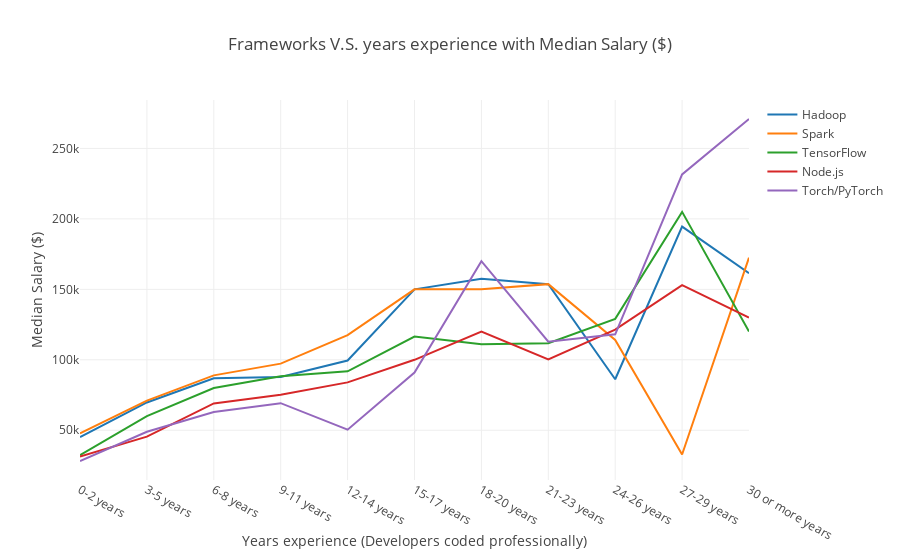

Write notebook code for a chart like this one.
### Markdown cell above
34% data scientist have been professionally codeing for 0-2 years 
28% data scientist have been professionally codeing for 3-5 years 
13% data scientist have been professionally codeing for 6-8 years 
Most data scientists, professionally writing code for no more than 5 years

### Code cell
#plot farmework vs year exerience with median salary
df = stack_dm_data.set_index(['YearsCodingProf','ConvertedSalary']).FrameworkWorkedWith.str.split(';', expand=True).stack().reset_index(['YearsCodingProf','ConvertedSalary'])
df.columns = ['YearsCodingProf','Salary','Framework']
df['YearsCodingProf'] = df['YearsCodingProf'].astype('category')
df['YearsCodingProf'].cat.reorder_categories(['0-2 years','3-5 years','6-8 years', '9-11 years', '12-14 years', '15-17 years', '18-20 years', 
                                            '21-23 years',  '24-26 years','27-29 years', '30 or more years'], inplace=True)
gndr = [ 'Hadoop', 'Spark', 'TensorFlow', 'Node.js','Torch/PyTorch']
fig = {
    'data': [
        {
            'x': df[df['Framework']==gr].groupby('YearsCodingProf').agg({'Salary' : 'median'}).sort_values(by = 'YearsCodingProf').reset_index()['YearsCodingProf'],
            'y': df[df['Framework']==gr].groupby('YearsCodingProf').agg({'Salary' : 'median'}).sort_values(by = 'YearsCodingProf').reset_index()['Salary'],
            'name': gr, 'mode': 'lines',
        } for gr in gndr
    ],
    'layout': {
        'title' : 'Frameworks V.S. years experience with Median Salary ($)',
        'xaxis': {'title': 'Years experience (Developers coded professionally)'},
        'yaxis': {'title': "Median Salary ($)"}
    }
}
py.iplot(fig)

### Figure 1 — Plotly figure (JSON) as saved in the notebook; plotly's stock layout.template omitted (floating-point values rounded to 4 significant figures)
{"data": [{"mode": "lines", "name": "Hadoop", "type": "scatter", "uid": "e0f13804-a0d5-4c55-9754-fb7dea4e1c22", "x": ["0-2 years", "3-5 years", "6-8 years", "9-11 years", "12-14 years", "15-17 years", "18-20 years", "21-23 years", "24-26 years", "27-29 years", "30 or more years"], "y": [45140.0, 69726, 86890.0, 87810.0, 99515, 150000, 157500, 153700.0, 86200.0, 194500, 161496]}, {"mode": "lines", "name": "Spark", "type": "scatter", "uid": "23a9c663-7672-4047-bfa3-e09d4b25365b", "x": ["0-2 years", "3-5 years", "6-8 years", "9-11 years", "12-14 years", "15-17 years", "18-20 years", "21-23 years", "24-26 years", "27-29 years", "30 or more years"], "y": [47736, 71000, 88960.0, 97268, 117600.0, 150000, 150000, 153700.0, 114052, 32810.0, 172500]}, {"mode": "lines", "name": "TensorFlow", "type": "scatter", "uid": "a4daaa2b-997e-4df9-a5a7-e116028aa2ac", "x": ["0-2 years", "3-5 years", "6-8 years", "9-11 years", "12-14 years", "15-17 years", "18-20 years", "21-23 years", "24-26 years", "27-29 years", "30 or more years"], "y": [32316, 59990, 79990.0, 88314, 91791, 116534, 111000, 111709, 129052, 205000, 120000]}, {"mode": "lines", "name": "Node.js", "type": "scatter", "uid": "ae4c05dd-8491-4bdd-a70d-e17b2d2e834d", "x": ["0-2 years", "3-5 years", "6-8 years", "9-11 years", "12-14 years", "15-17 years", "18-20 years", "21-23 years", "24-26 years", "27-29 years", "30 or more years"], "y": [31390.0, 45500, 69024, 75270.0, 83973, 99980.0, 120000, 100326, 121452, 152991, 130000]}, {"mode": "lines", "name": "Torch/PyTorch", "type": "scatter", "uid": "38686257-c8ce-4bc3-8ba4-306205c114a1", "x": ["0-2 years", "3-5 years", "6-8 years", "9-11 years", "12-14 years", "15-17 years", "18-20 years", "21-23 years", "24-26 years", "27-29 years", "30 or more years"], "y": [28178, 48955, 63000, 69220.0, 50400, 90946, 170000, 112903, 118104, 231552, 270900.0]}], "layout": {"title": "Frameworks V.S. years experience with Median Salary ($)", "xaxis": {"title": "Years experience (Developers coded professionally)"}, "yaxis": {"title": "Median Salary ($)"}}}
